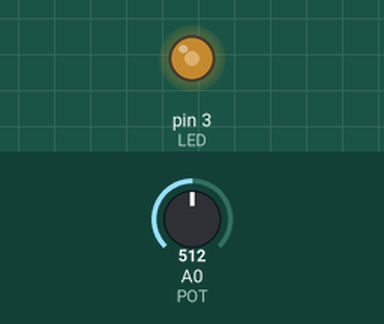
Simulated run of this sketch. Board: Arduino Uno, built with avr-gcc and run on an emulated ATmega328P. Parts: output pins drawn as LEDs (lit = HIGH). The inputs (shaded band) are chosen by the test bench; at power-on: A0 (POT) = 512.

Above: at 1.2 s.
1.3 s: A0 (POT) set to 716
At 2.5 s:
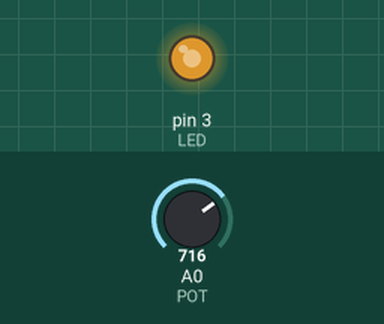
2.8 s: A0 (POT) set to 900
At 3.8 s:
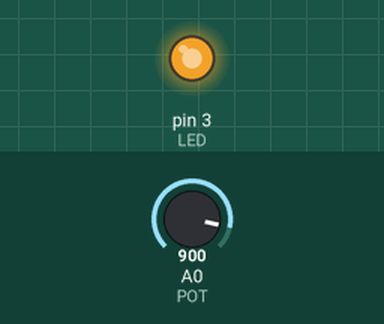
4.3 s: A0 (POT) set to 122
At 5.0 s:
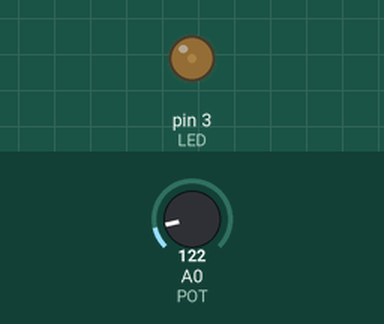
5.8 s: A0 (POT) set to 0
At 6.1 s:
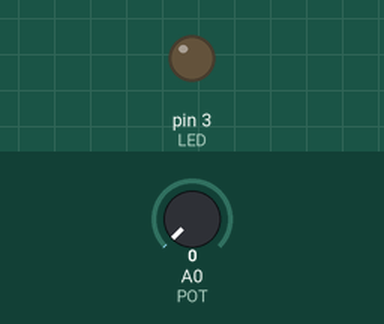
Timing chart, 0 to 8.3 s (numbered marks = the images above; inputs shaded):
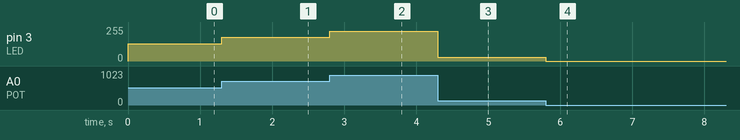

Measured:
- after the input at 1.3 s, pin 3 (LED): 128/255 → 179/255 at once
- after the input at 2.8 s, pin 3 (LED): 179/255 → 225/255 at once
- after the input at 4.3 s, pin 3 (LED): 225/255 → 30/255 at once
- after the input at 5.8 s, pin 3 (LED): 30/255 → 0/255 at once

The sketch:

potenciometro.ino
```cpp
//este programa sube la intensidad de luz con un potenciometro
int LED = 3;
int BRILLO;
int POT = A0;
void setup() {
  pinMode(LED,OUTPUT);
}

void loop() {
  BRILLO = analogRead(POT)/4;
  analogWrite(LED,BRILLO);
}
```
